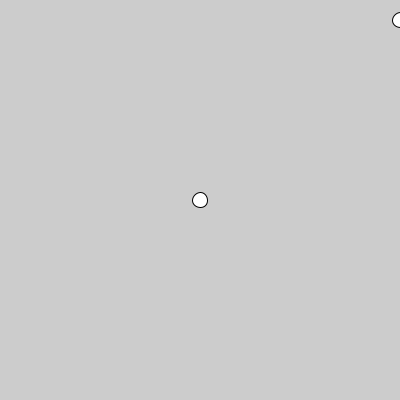
Frame 1 (no input)
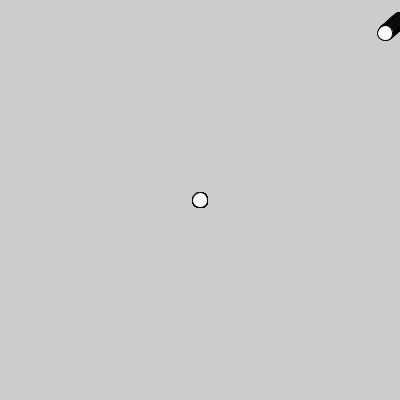
Frame 60 (the mouse pressed at the canvas centre just before this capture)
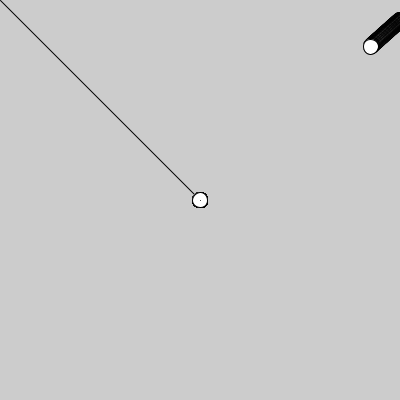
Frame 120 (the mouse held since frame 60 and released just before this capture)

The Processing sketch that drew these frames (run headless with seeded random() and noise(); from frame 60 on, the mouse is pressed at the canvas centre):

// Processing sketch: week07_3_halloween_ArratList_for_loop
// ── week07_3_halloween_ArratList_for_loop.pde
void setup(){
  size(400,400);
}
float ghostX=400,ghostY=20;
void draw(){
  ellipse(200,200,15,15);
  ellipse(ghostX,ghostY,15,15);
  if(mousePressed) line(mouseX,mouseY,pmouseX,pmouseY);
  float dx = 200-ghostX,dy=200-ghostY,len=sqrt(dx*dx+dy*dy);
  ghostX+=dx/len/3;
  ghostY+=dy/len/3;
}
void mouseReleased(){
  background(255);
}
